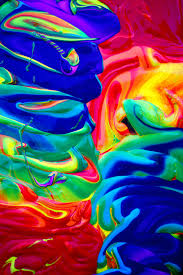
#> input picture PseudocolorImageProcessing/picH.jpeg, 183 x 275 px
$ python pythonH.py
#> lines starting #> are read from the running program, lines starting #| are printed output that depends on the picture
import cv2
import numpy as np
import matplotlib.pyplot as plt
import tkinter as tk
from tkinter import filedialog

# 1. Open local file picker
root = tk.Tk()
root.withdraw()
# As per your request, using the colored image prompt,
# but remember: the effect is best seen on grayscale data!
print("Select a COLORED image to see the Pseudocolor Processing...")
image_path = filedialog.askopenfilename(title="Select Image",
                                        filetypes=[("Image files", "*.png *.jpg *.jpeg")])
#> the answer given: picH.jpeg

if not image_path:
    print("No file selected! Exiting...")
else:
    # Load image and force it to grayscale to demonstrate pseudocoloring
    img = cv2.imread(image_path, 0)
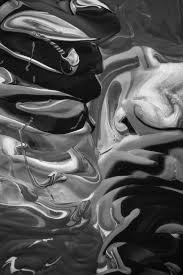
#> img: shape (275, 183); min 0, max 250, mean 83.5

    if img is None:
        print("Error: Could not load image.")
    else:
        img = cv2.resize(img, (400, 400))
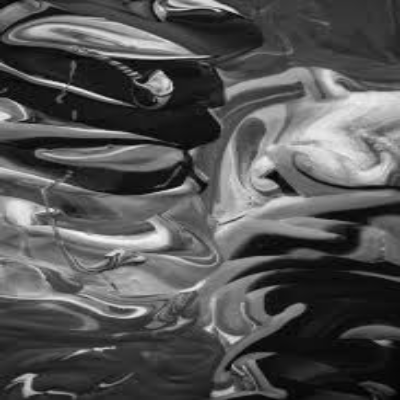
#> img: shape (400, 400); min 1, max 248, mean 83.4

        # --- PSEUDOCOLOR MAPPING ---
        # We take the 1-channel grayscale and map it to 3-channel color

        # 1. Jet Colormap (Classic 'Thermal' look)
        pseudocolor_jet = cv2.applyColorMap(img, cv2.COLORMAP_JET)
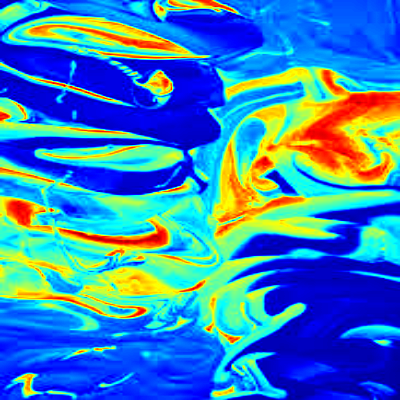
#> pseudocolor_jet: shape (400, 400, 3); mean B, G, R 185, 130.8, 59.1

        # 2. Hot Colormap (Black -> Red -> Yellow -> White)
        pseudocolor_hot = cv2.applyColorMap(img, cv2.COLORMAP_HOT)
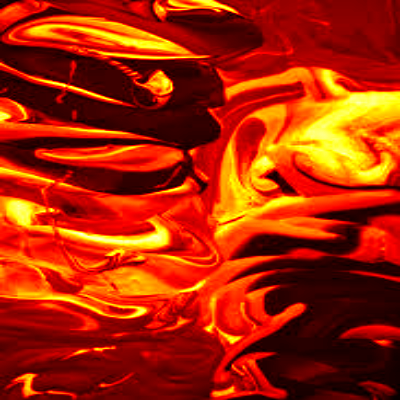
#> pseudocolor_hot: shape (400, 400, 3); mean B, G, R 1.9, 38.7, 168.8

        # 3. Ocean Colormap (Shades of blue and green)
        pseudocolor_ocean = cv2.applyColorMap(img, cv2.COLORMAP_OCEAN)
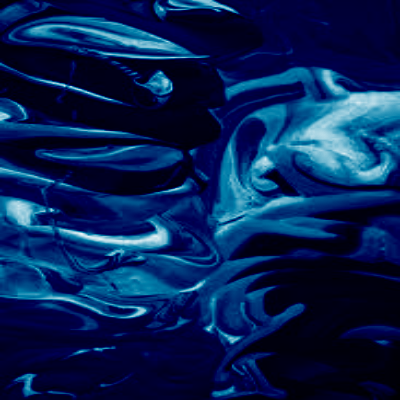
#> pseudocolor_ocean: shape (400, 400, 3); mean B, G, R 83.4, 33.8, 6.9

        # Convert BGR (OpenCV default) to RGB for Matplotlib display
        pseudocolor_jet = cv2.cvtColor(pseudocolor_jet, cv2.COLOR_BGR2RGB)
        pseudocolor_hot = cv2.cvtColor(pseudocolor_hot, cv2.COLOR_BGR2RGB)
        pseudocolor_ocean = cv2.cvtColor(pseudocolor_ocean, cv2.COLOR_BGR2RGB)

        # --- DISPLAY RESULTS ---
        titles = ['Original Grayscale', '1. Jet (Thermal)',
                  '2. Hot (Intensity)', '3. Ocean (Depth)']
        images = [img, pseudocolor_jet, pseudocolor_hot, pseudocolor_ocean]

        plt.figure(figsize=(15, 10))
        for i in range(4):
            plt.subplot(2, 2, i+1)
            if i == 0:
                plt.imshow(images[i], cmap='gray')
            else:
                plt.imshow(images[i])
            plt.title(titles[i])
            plt.axis('off')

        plt.tight_layout()
        plt.show()
